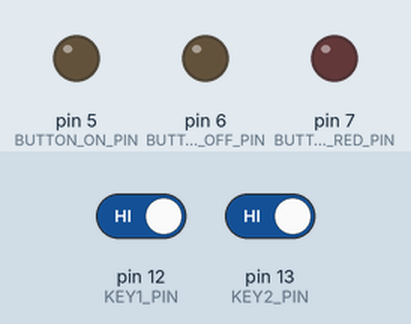
Bench run of a sketch on a simulated Arduino Uno, built with avr-gcc and run on an emulated ATmega328P. Parts: output pins drawn as LEDs (lit = HIGH). Inputs (shaded band) come from the test bench; at power-on: pin 12 (KEY1_PIN) HIGH, pin 13 (KEY2_PIN) HIGH.

Above: at 2.2 s.
2.3 s: pin 12 (KEY1_PIN) driven LOW and pin 13 (KEY2_PIN) driven LOW
At 3.1 s:
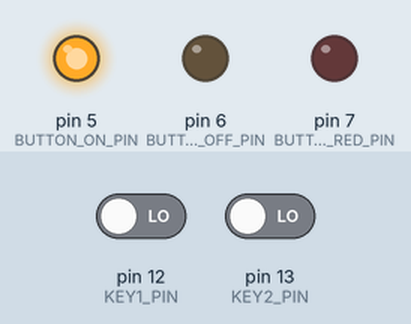
At 4.1 s:
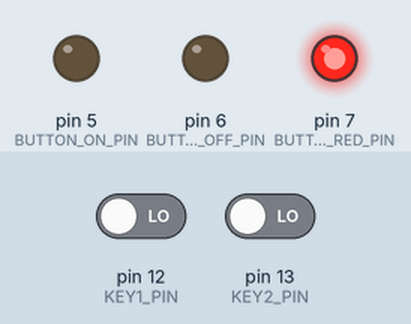
Timing chart, 0 to 5.8 s (numbered marks = the images above; inputs shaded):
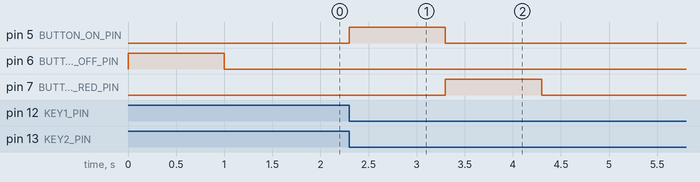

The sketch:

main.ino
```cpp
#include <Arduino.h>

const int KEY1_PIN = 12;
const int KEY2_PIN = 13;

const int BUTTON_ON_PIN = 5;
const int BUTTON_OFF_PIN = 6;
const int BUTTON_RED_PIN = 7;

bool isOn;

void pressButton(int pinNumber){
    digitalWrite(pinNumber, HIGH);
    delay(1000);
    digitalWrite(pinNumber, LOW);
}

void pressOnButton(){
    pressButton(BUTTON_ON_PIN);
}

void pressOffButton(){
    pressButton(BUTTON_OFF_PIN);
}

void pressRedButton(){
    pressButton(BUTTON_RED_PIN);
}

void setup(){
    pinMode(KEY1_PIN, INPUT_PULLUP);
    pinMode(KEY2_PIN, INPUT_PULLUP);

    pinMode(BUTTON_ON_PIN, OUTPUT);
    pinMode(BUTTON_OFF_PIN, OUTPUT);
    pinMode(BUTTON_RED_PIN, OUTPUT);

    isOn = false;
    pressOffButton();
}

void loop(){
    bool isKey1Attached = digitalRead(KEY1_PIN) == LOW;
    bool isKey2Attached = digitalRead(KEY2_PIN) == LOW;

    if (!isOn && isKey1Attached && isKey2Attached){
        pressOnButton();
        pressRedButton();

        isOn = true;
    }
    else if (isOn && (!isKey1Attached || !isKey2Attached)){
        pressOffButton();

        isOn = false;
    }

}
```

Measured:
- after the input at 2.3 s, pin 5 (BUTTON_ON_PIN): LOW → HIGH at once, → LOW 1.0 s later; pin 7 (BUTTON_RED_PIN): LOW → HIGH after 1.0 s, → LOW 1.0 s later
